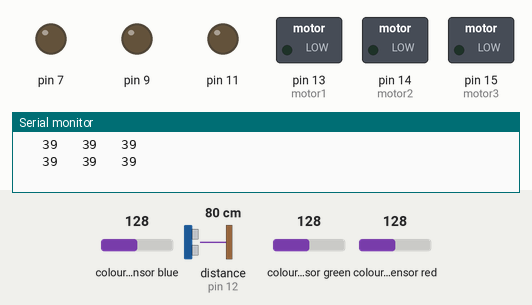
This sketch was run on a simulated Arduino Uno, built with avr-gcc and run on an emulated ATmega328P. Parts: switched loads named in the sketch (green lamp = pin HIGH), output pins drawn as LEDs (lit = HIGH), the last lines printed to the serial monitor. Wiring (inferred from the names in the program): TCS3200 colour sensor: output pin 6; S2 pin 4; S3 pin 5; S0 pin 2; S1 pin 3. The test bench sets the inputs (shaded band); at power-on: colour sensor green 128, distance to the obstacle (sensor on pin 12) 80 cm, colour sensor blue 128, colour sensor red 128. The echo pulse lasts 58.3 µs per cm; pins used as bus, display or sensor lines are not drawn.

Above: at 1.2 s.
1.3 s: colour sensor green set to 191
4.2 s: distance to the obstacle (sensor on pin 12) set to 11 cm
5.7 s: distance to the obstacle (sensor on pin 12) set to 8 cm
At 7.4 s:
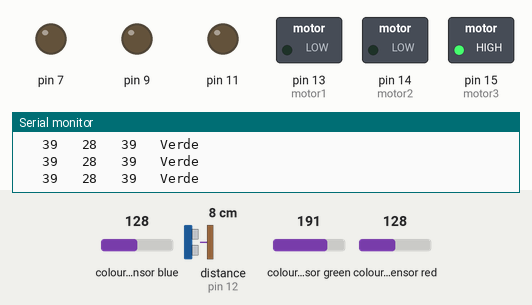
Timing chart, 0 to 8.9 s (numbered marks = the images above; inputs shaded):
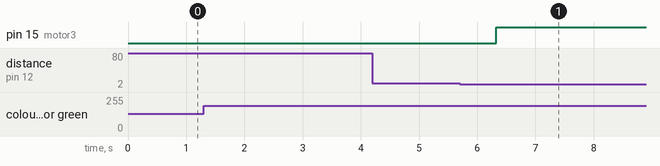

Measured:
- the behaviour switches between 10 and 9 cm on distance to the obstacle (sensor on pin 12) (found by bisection; images 0 and 1)
- after the input at 5.7 s, pin 15 (motor3): LOW → HIGH after 0.63 s

The sketch:

cOLOR.ino
```cpp
const int s0 = 2;
const int s1 = 3;
const int s2 = 4;
const int s3 = 5;
const int out = 6;
int rojo = 0;
int verde = 0;
int azul = 0;
#include <Ultrasonic.h>
#include <math.h>
Ultrasonic ultra1(7,8);
Ultrasonic ultra2(9,10);
Ultrasonic ultra3(11,12 );
int c1;
int c2;
int c3;
int motor1=13;
int motor2=14;
int motor3=15;
void setup(){
  Serial.begin(9600);
  pinMode(s0,OUTPUT);
  pinMode(s1,OUTPUT);
  pinMode(s2,OUTPUT);
  pinMode(s3,OUTPUT);
  pinMode(out,INPUT);
  pinMode(motor1,OUTPUT);
  pinMode(motor2,OUTPUT);
  pinMode(motor3,OUTPUT);
  digitalWrite(s0,HIGH);
  digitalWrite(s1,HIGH);
}


void loop(){
  color();
  Serial.print("   ");
  Serial.print(rojo, DEC);
  Serial.print("   ");
  Serial.print(verde, DEC);
  Serial.print("   ");
  Serial.print(azul, DEC);

  if (rojo < azul && verde > azul && rojo < 35) {
   Serial.println("   Rojo");
   seleccion1();
  }
  else if (azul < rojo && azul < verde && verde < rojo){
   Serial.println("   Azul");
   seleccion2() ;
  }
  else if (rojo > verde && azul > verde )  {
   Serial.println("   Verde");
   seleccion3();
  }
  else{
  Serial.println("  ");
  }
  delay(900);
  }

void color()  {
  digitalWrite(s2, LOW);
  digitalWrite(s3, LOW);
  rojo = pulseIn(out, digitalRead(out) == HIGH ? LOW : HIGH);
  digitalWrite(s3, HIGH);
  azul = pulseIn(out, digitalRead(out) == HIGH ? LOW : HIGH);
  digitalWrite(s2, HIGH);
  verde = pulseIn(out, digitalRead(out) == HIGH ? LOW : HIGH);
}

void seleccion1(){
  distancia1();
  if (c1 < 10){
    digitalWrite(motor1,HIGH);
    digitalWrite(motor2,LOW);
    digitalWrite(motor3,LOW);
  }
}

  void seleccion2(){
    distancia2();
    if (c2 < 10){
    digitalWrite(motor1,LOW);
    digitalWrite(motor2,HIGH);
    digitalWrite(motor3,LOW);
  }
  }
    void seleccion3(){
  distancia3();

  if (c3 < 10){
    digitalWrite(motor1,LOW);
    digitalWrite(motor2,LOW);
    digitalWrite(motor3,HIGH);
  }
}
void distancia1(){
  c1 = ultra1.Ranging(CM);
}
void distancia2(){
  c2 = ultra2.Ranging(CM);
}
void distancia3(){
  c3 = ultra3.Ranging(CM);
}
```
